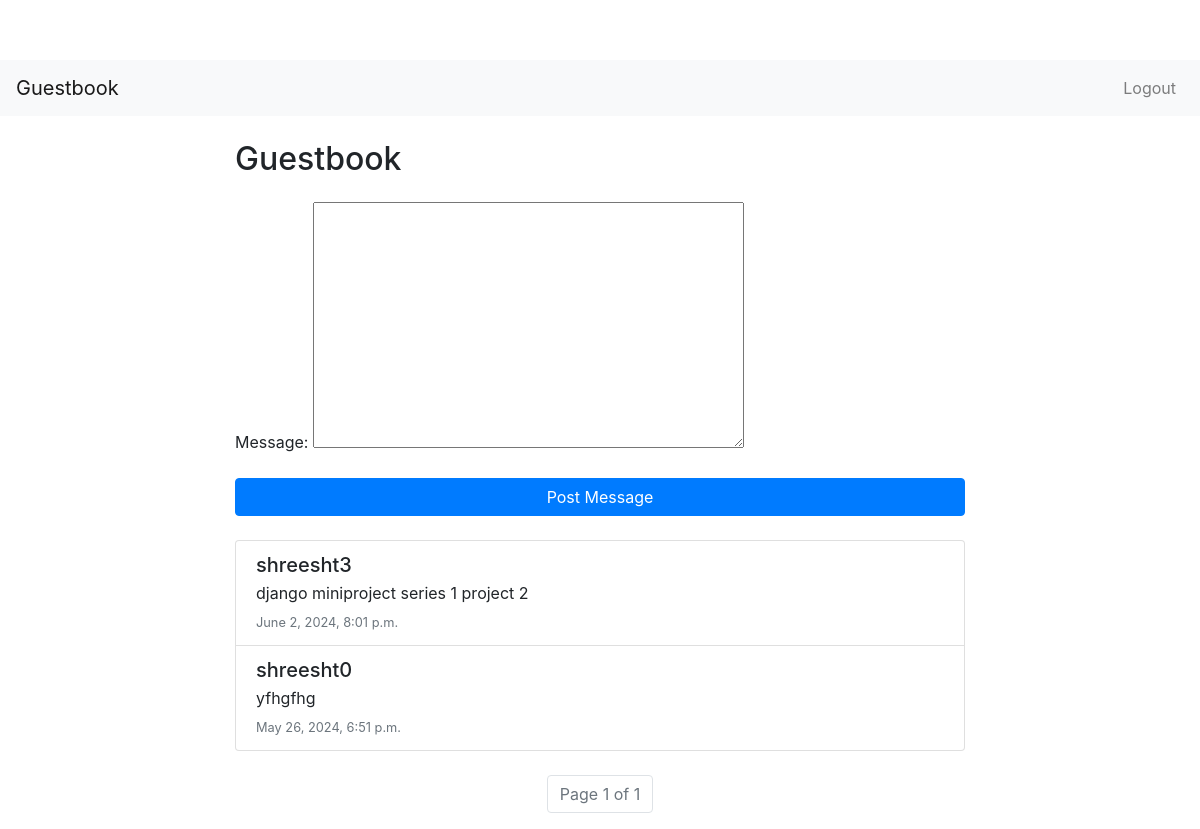
The app's page / (signed in) with its own data.
### guestbook_app/models.py (models this page shows, shortened)
class Guestbookentry(models.Model):
    user = models.ForeignKey(User, on_delete=models.CASCADE)
    email = models.EmailField()
    message = models.TextField()
    create_at = models.DateTimeField(auto_now_add=True)

### guestbook_app/views.py (the view)
# urls.py: path('',views.guestbook,name='guestbook'),
@login_required
def guestbook(request):
    if request.method == 'POST':
        form = MessageForm(request.POST)
        if form.is_valid():
            message = form.save(commit=False)
            message.user = request.user
            message.save()
            return redirect('guestbook')
    else:
        form = MessageForm()
    message_list = Guestbookentry.objects.all().order_by('-create_at')
    paginator = Paginator(message_list, 10)
    page_number = request.GET.get('page')
    page_obj = paginator.get_page(page_number)
    return render(request, 'guestbook_app/guestbook.html',{'form':form, 'page_obj':page_obj})

### guestbook_app/forms.py
class MessageForm(forms.ModelForm):
    class Meta:
        model = Guestbookentry
        fields = ['message']

### templates/guestbook_app/guestbook.html (shortened to what this page needs)
{% extends 'guestbook_app/base.html' %}
{% block content %}
<div class="row justify-content-center">
    <div class="col-md-8">
        <h2 class="mb-4">Guestbook</h2>
        <form method="post">
            {{ form.as_p }}
            <button type="submit" class="btn btn-primary btn-block mb-4">Post Message</button>
        </form>
        <div class="list-group">
            {% for message in page_obj %}
                <div class="list-group-item">
                    <h5 class="mb-1">{{ message.user.username }}</h5>
                    <p class="mb-1">{{ message.message }}</p>
                    <small class="text-muted">{{ message.create_at }}</small>
                </div>
            {% endfor %}
        </div>
        <nav aria-label="Page navigation" class="mt-4">
            <ul class="pagination justify-content-center">
                <li class="page-item disabled">
                    <a class="page-link" href="#">Page {{ page_obj.number }} of {{ page_obj.paginator.num_pages }}</a>
                </li>
            </ul>
        </nav>
    </div>
</div>
{% endblock %}

### templates/guestbook_app/base.html (shortened to what this page needs)
{% load static %}
<!DOCTYPE html>
<html lang="en">
<head>
    <link href="https://stackpath.bootstrapcdn.com/bootstrap/4.5.2/css/bootstrap.min.css" rel="stylesheet">
    <link rel="stylesheet" href="{% static 'guestbook_app/styles.css' %}">
</head>
<body>
    <nav class="navbar navbar-expand-lg navbar-light bg-light">
        <a class="navbar-brand" href="/">Guestbook</a>
        <div class="collapse navbar-collapse">
            <ul class="navbar-nav ml-auto">
                {% if user.is_authenticated %}
                    <li class="nav-item">
                        <a class="nav-link" href="/logout/">Logout</a>
                    </li>
                {% endif %}
            </ul>
        </div>
    </nav>
    <div class="container mt-4">
        {% block content %}{% endblock %}
    </div>
</body>
</html>

### static/guestbook_app/styles.css (style rules this page uses)
body { padding-top: 60px; }

### records on screen
Guestbookentry: user.username "shreesht3", message "django miniproject series 1 project 2", create_at "June 2, 2024, 8:01 p.m."
Guestbookentry: user.username "shreesht0", message "yfhgfhg", create_at "May 26, 2024, 6:51 p.m."

### other values on screen
{{ page_obj.number }} "1"
{{ page_obj.paginator.num_pages }} "1"
